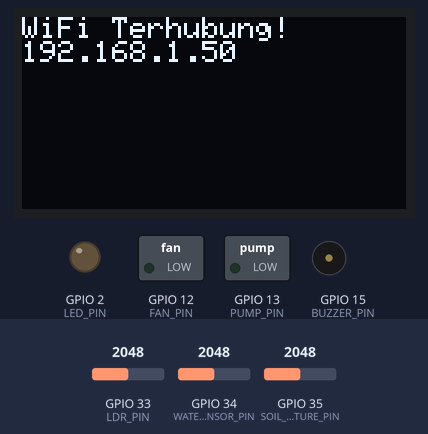
Simulated run of this sketch. Board: ESP32. On the bench: 128×64 one-colour display, switched loads named in the sketch (green lamp = pin HIGH), output pins drawn as LEDs (lit = HIGH), buzzer (waves = sounding, pin HIGH). The inputs (shaded band) are chosen by the test bench; at power-on: GPIO 35 (SOIL_MOISTURE_PIN) = 2048, GPIO 33 (LDR_PIN) = 2048, GPIO 34 (WATER_SENSOR_PIN) = 2048. WiFi joins after 1.5 s; servers stay silent unless stated; no MQTT or app messages arrive unless stated; web services answer with replies made up by the test bench; what the sketch prints to the serial monitor is not drawn.

Above: at 2.2 s.
At 8.9 s:
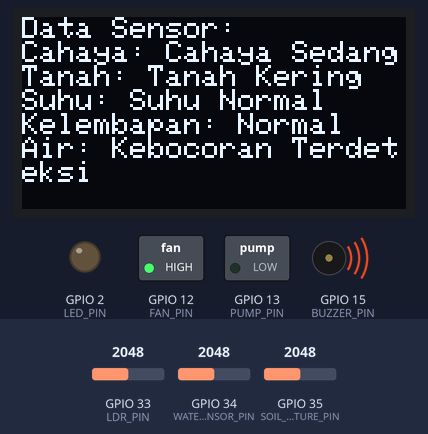
9.0 s: GPIO 35 (SOIL_MOISTURE_PIN) set to 1570
18.5 s: GPIO 35 (SOIL_MOISTURE_PIN) set to 1474
At 27.3 s:
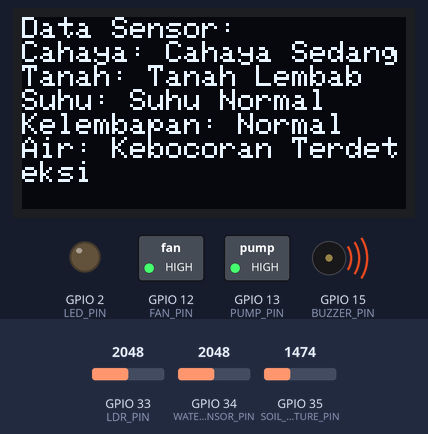
28.3 s: GPIO 33 (LDR_PIN) set to 2152
At 36.6 s:
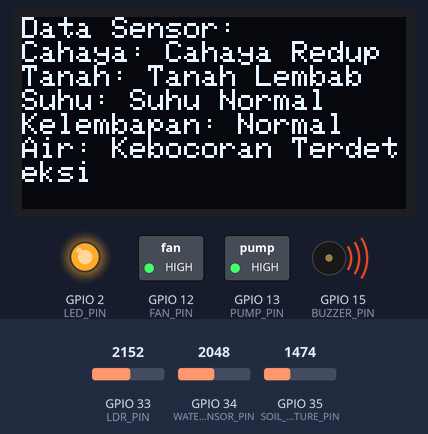
37.5 s: GPIO 34 (WATER_SENSOR_PIN) set to 106
46.2 s: GPIO 34 (WATER_SENSOR_PIN) set to 96
At 54.8 s:
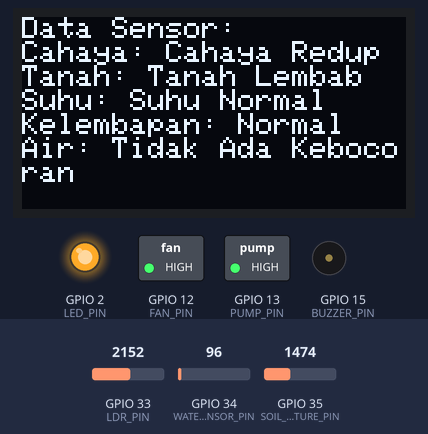
55.8 s: GPIO 33 (LDR_PIN) set to 2047
At 63.8 s:
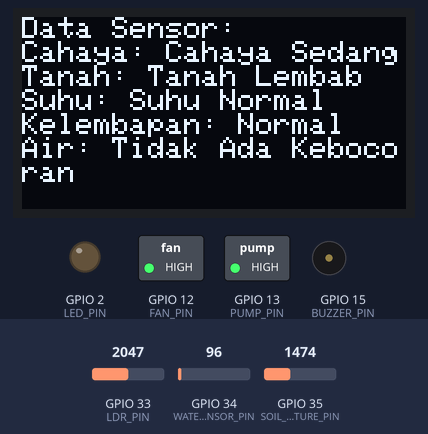
Timing chart, 0 to 65.3 s (numbered marks = the images above; inputs shaded):
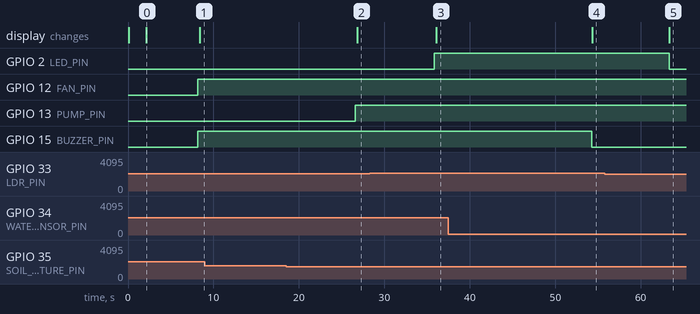

The sketch:

main.ino
```cpp
#include <WiFi.h>
#include <PubSubClient.h>
#include <Wire.h>
#include <Adafruit_GFX.h>
#include <Adafruit_SSD1306.h>
#include <ModbusMaster.h>
#include <ArduinoJson.h>
#include <HTTPClient.h>
#include <UrlEncode.h>

String phoneNumber = "6288227689571"; //country_code + phone number
String apiKey = "&apikey=3204650";

// Definisi WiFi
const char* ssid = "YEFTA";
const char* password = "085705652088";

// Definisi MQTT
const char* mqttServer = "8.215.56.179";
const int mqttPort = 1883;
const char* mqttUser = "edspert_batch2";
const char* mqttPassword = "edspert_batch2";
const char* mqttTopicNumbers = "edspert/juandito/data/numbers";
const char* mqttTopicTexts = "edspert/juandito/data/texts";

// Definisi Pin
#define LDR_PIN 33
#define SOIL_MOISTURE_PIN 35
#define WATER_SENSOR_PIN 34
#define SHT20_RX_PIN 16
#define SHT20_TX_PIN 17
#define SDA_PIN 21
#define SCL_PIN 22
#define SCREEN_WIDTH 128
#define SCREEN_HEIGHT 64
#define OLED_RESET -1

// Output Pin
#define LED_PIN 2
#define BUZZER_PIN 15
#define PUMP_PIN 13
#define FAN_PIN 12

// Threshold
#define MOISTURE_THRESHOLD 1500
#define WATER_THRESHOLD 500
#define TEMPERATURE_THRESHOLD 34.0

// Inisialisasi komponen
Adafruit_SSD1306 display(SCREEN_WIDTH, SCREEN_HEIGHT, &Wire, OLED_RESET);
ModbusMaster node;
WiFiClient espClient;
PubSubClient client(espClient);

// Fungsi intensitas cahaya (Lux)
float intensitasCahaya(int adcValue) {
  const float GAMMA = 0.7;
  const float RL10 = 33;
  float voltage = adcValue / 4095.0 * 3.3;
  float resistance = (3.3 - voltage > 0) ? (2000 * voltage / (3.3 - voltage)) : 1; // Hindari pembagian nol
  if (resistance <= 0) resistance = 1; // Pastikan resistance valid
  float lux = pow(RL10 * 1e3 * pow(10, GAMMA) / resistance, (1.0 / GAMMA));
  return lux;
}

// Fungsi untuk terhubung ke WiFi
void connectToWiFi() {
  display.clearDisplay();
  display.setCursor(0, 0);
  display.setTextSize(1);
  display.setTextColor(SSD1306_WHITE);
  display.println("Menghubungkan ke WiFi...");
  display.display();

  Serial.print("Menghubungkan ke WiFi");
  WiFi.begin(ssid, password);
  while (WiFi.status() != WL_CONNECTED) {
    delay(1000);
    Serial.print(".");
  }
  Serial.println("\nWiFi terhubung");
  Serial.print("IP Address: ");
  Serial.println(WiFi.localIP());

  display.clearDisplay();
  display.setCursor(0, 0);
  display.println("WiFi Terhubung!");
  display.println(WiFi.localIP());
  display.display();
  delay(2000);
}

// Fungsi untuk terhubung ke MQTT broker
void connectToMQTT() {
  while (!client.connected()) {
    Serial.print("Menghubungkan ke MQTT...");
    if (client.connect("ESP32_Client", mqttUser, mqttPassword)) {
      Serial.println("Terhubung ke MQTT");
    } else {
      Serial.print("Gagal, rc=");
      Serial.print(client.state());
      Serial.println(" Coba lagi dalam 5 detik");
      delay(5000);
    }
  }
}

void setup() {
  Serial.begin(115200);

  // Inisialisasi OLED
  Wire.begin(SDA_PIN, SCL_PIN);
  if (!display.begin(SSD1306_SWITCHCAPVCC, 0x3C)) {
    Serial.println(F("OLED gagal diinisialisasi"));
    while (true);
  }
  display.clearDisplay();
  display.display();

  // Inisialisasi WiFi dan MQTT
  connectToWiFi();
  client.setServer(mqttServer, mqttPort);

  // Inisialisasi Modbus
  Serial2.begin(9600, SERIAL_8N1, SHT20_RX_PIN, SHT20_TX_PIN);
  node.begin(1, Serial2);

  // Inisialisasi pin sensor dan output
  pinMode(LDR_PIN, INPUT);
  pinMode(SOIL_MOISTURE_PIN, INPUT);
  pinMode(WATER_SENSOR_PIN, INPUT);
  pinMode(LED_PIN, OUTPUT);
  pinMode(BUZZER_PIN, OUTPUT);
  pinMode(PUMP_PIN, OUTPUT);
  pinMode(FAN_PIN, OUTPUT);

  digitalWrite(LED_PIN, LOW);
  digitalWrite(BUZZER_PIN, LOW);
  digitalWrite(PUMP_PIN, LOW);
  digitalWrite(FAN_PIN, LOW);
}

// Threshold baru untuk kebocoran air (sesuaikan nilainya sesuai kebutuhan)
#define LEAKAGE_THRESHOLD 100

void loop() {
  if (!client.connected()) {
    connectToMQTT();
  }
  client.loop();

  // Membaca sensor
  int ldrValue = analogRead(LDR_PIN);
  int soilMoistureValue = analogRead(SOIL_MOISTURE_PIN);
  int waterSensorValue = analogRead(WATER_SENSOR_PIN);
  float lux = intensitasCahaya(ldrValue);

  if (isnan(lux)) {
    lux = 0; // Set nilai default jika lux tidak valid
  }

  // Membaca suhu dan kelembapan dari SHT20
  uint8_t result = node.readInputRegisters(0x0001, 1);
  float temperature = (result == node.ku8MBSuccess) ? node.getResponseBuffer(0) / 10.0 : 0;

  result = node.readInputRegisters(0x0002, 1);
  float humidity = (result == node.ku8MBSuccess) ? node.getResponseBuffer(0) / 10.0 : 0;

  // Mengontrol output berdasarkan data sensor
  digitalWrite(FAN_PIN, (temperature > TEMPERATURE_THRESHOLD) ? LOW : HIGH);
  digitalWrite(PUMP_PIN, (soilMoistureValue > MOISTURE_THRESHOLD) ? LOW : HIGH);
  digitalWrite(LED_PIN, (lux < 500) ? HIGH : LOW);

  if (waterSensorValue > LEAKAGE_THRESHOLD) {
    digitalWrite(BUZZER_PIN, HIGH); // Buzzer berbunyi jika ada kebocoran
    sendAlert("Ada kebocoran air");
    } else {
      digitalWrite(BUZZER_PIN, LOW); // Buzzer mati jika tidak ada kebocoran
    }

  // Interpretasi data untuk teks
  String soilMoistureStatus = (soilMoistureValue > MOISTURE_THRESHOLD) ? "Tanah Kering" : "Tanah Lembab";
  String temperatureStatus = (temperature > TEMPERATURE_THRESHOLD) ? "Suhu Tinggi" : "Suhu Normal";
  String lightStatus = (lux > 1000) ? "Cahaya Terang" : (lux > 500) ? "Cahaya Sedang" : "Cahaya Redup";
  String waterStatus = (waterSensorValue > LEAKAGE_THRESHOLD) ? "Kebocoran Terdeteksi" : "Tidak Ada Kebocoran";

  // Membuat JSON untuk data angka dan teks
  StaticJsonDocument<256> jsonDataNumbers;
  jsonDataNumbers["lux"] = lux;
  jsonDataNumbers["soil_moisture"] = soilMoistureValue;
  jsonDataNumbers["temperature"] = temperature;
  jsonDataNumbers["humidity"] = humidity;
  jsonDataNumbers["water_level"] = waterSensorValue;

  char jsonBufferNumbers[256];
  serializeJson(jsonDataNumbers, jsonBufferNumbers);

  StaticJsonDocument<256> jsonDataTexts;
  jsonDataTexts["lux"] = lightStatus;
  jsonDataTexts["soil_moisture"] = soilMoistureStatus;
  jsonDataTexts["temperature"] = temperatureStatus;
  jsonDataTexts["humidity"] = (humidity > 50.0) ? "Kelembapan Tinggi" : "Kelembapan Normal";
  jsonDataTexts["water_level"] = waterStatus;

  char jsonBufferTexts[256];
  serializeJson(jsonDataTexts, jsonBufferTexts);

  // Mengirim data ke MQTT
  client.publish(mqttTopicNumbers, jsonBufferNumbers);
  client.publish(mqttTopicTexts, jsonBufferTexts);

  // Menampilkan data teks ke OLED
  display.clearDisplay();
  display.setCursor(0, 0);
  display.setTextSize(1);
  display.setTextColor(SSD1306_WHITE);
  display.println("Data Sensor:");
  display.print("Cahaya: ");
  display.println(lightStatus);
  display.print("Tanah: ");
  display.println(soilMoistureStatus);
  display.print("Suhu: ");
  display.println(temperatureStatus);
  display.print("Kelembapan: ");
  display.println((humidity > 50.0) ? "Tinggi" : "Normal");
  display.print("Air: ");
  display.println(waterStatus);
  display.display();

  delay(5000);
}

void sendAlert(String message) {

  // Data to send with HTTP POST
  String url = "https://api.callmebot.com/whatsapp.php?phone=6288227689571&text=" + phoneNumber + "&apikey=" + apiKey + "&text=" + urlEncode(message);
  HTTPClient http;
  http.begin(url);

  // Specify content-type header
  http.addHeader("Content-Type", "application/x-www-form-urlencoded");

  // Send HTTP POST request
  int httpResponseCode = http.POST(url);
  if (httpResponseCode == 200) {
    Serial.print("Message sent successfully");
  }
  else {
    Serial.println("Error sending the message");
    Serial.print("HTTP response code: ");
    Serial.println(httpResponseCode);
  }

  // Free resources
  http.end();
}
```

Measured:
- the behaviour switches between 1501 and 1500 on GPIO 35 (SOIL_MOISTURE_PIN) (found by bisection; images 1 and 2)
- the behaviour switches between 2113 and 2114 on GPIO 33 (LDR_PIN) (found by bisection; images 2 and 3)
- the behaviour switches between 101 and 100 on GPIO 34 (WATER_SENSOR_PIN) (found by bisection; images 3 and 4)
- after the input at 9.0 s, every drawn part: stays the same
- after the input at 18.5 s, GPIO 13 (PUMP_PIN): LOW → HIGH after 8.1 s; the display: changes after 8.3 s (image 2)
- after the input at 28.3 s, GPIO 2 (LED_PIN): LOW → HIGH after 7.5 s; the display: changes after 7.8 s (image 3)
- after the input at 37.5 s, every drawn part: stays the same
- after the input at 46.2 s, GPIO 15 (BUZZER_PIN): HIGH → LOW after 8.1 s; the display: changes after 8.1 s (image 4)
- after the input at 55.8 s, GPIO 2 (LED_PIN): HIGH → LOW after 7.5 s; the display: changes after 7.6 s (image 5)
